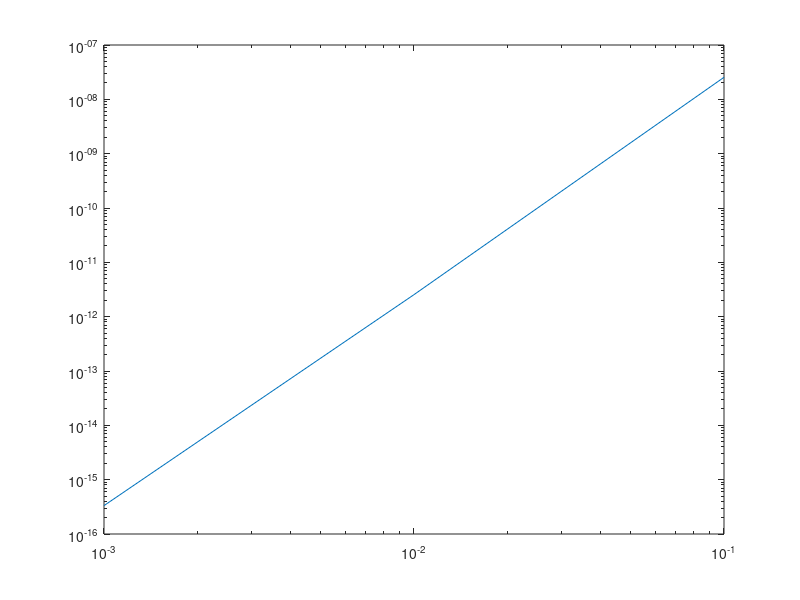

Here is the MATLAB script that generated this plot:
mysum1=0
for i= 1:20
    x= 2*exp(-((i-1)/10)^2)+4*exp(-((i-1)/10+0.05)^2)
    mysum1 = mysum1 + x
end
mysum1= (mysum1-1+ exp(-4))*0.1/6
mysum2=0
for i= 1:200
    x= 2*exp(-((i-1)/100)^2)+4*exp(-((i-1)/100+0.005)^2)
    mysum2 = mysum2  + x
end
mysum2= (mysum2-1+ exp(-4))*0.01/6
mysum3=0
for i= 1:2000
    x= 2*exp(-((i-1)/1000)^2)+4*exp(-((i-1)/1000+0.0005)^2)
    mysum3 = mysum3  + x
end
mysum3= (mysum3-1+ exp(-4))*0.001/6
answer=erf(2)*sqrt(pi)/2
x=zeros(3,1)
for i=1:3
    x(i)=1*10^(-i)
end
y=zeros(3,1)
y(1)= abs(answer-mysum1)
y(2)=abs(answer-mysum2)
y(3)=abs(answer-mysum3)
loglog(x,y)